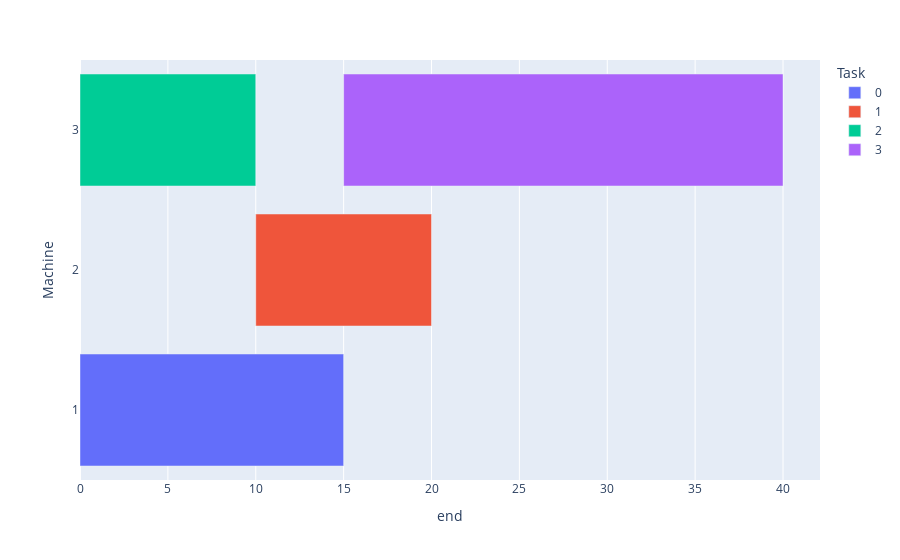

This figure's notebook cell:
### Code cell
bar(data_frame=test,base='start',x = 'end',y = 'Machine',color = "Task",orientation='h')

### Figure 1 — Plotly figure (JSON) as saved in the notebook; plotly's stock layout.template omitted (floating-point values rounded to 4 significant figures)
{"data": [{"alignmentgroup": "True", "base": [0], "hovertemplate": "Task=0<br>start=%{base}<br>end=%{x}<br>Machine=%{y}<extra></extra>", "legendgroup": "0", "marker": {"color": "#636efa", "pattern": {"shape": ""}}, "name": "0", "offsetgroup": "0", "orientation": "h", "showlegend": true, "textposition": "auto", "type": "bar", "x": [15], "xaxis": "x", "y": ["1"], "yaxis": "y"}, {"alignmentgroup": "True", "base": [10], "hovertemplate": "Task=1<br>start=%{base}<br>end=%{x}<br>Machine=%{y}<extra></extra>", "legendgroup": "1", "marker": {"color": "#EF553B", "pattern": {"shape": ""}}, "name": "1", "offsetgroup": "1", "orientation": "h", "showlegend": true, "textposition": "auto", "type": "bar", "x": [10], "xaxis": "x", "y": ["2"], "yaxis": "y"}, {"alignmentgroup": "True", "base": [0], "hovertemplate": "Task=2<br>start=%{base}<br>end=%{x}<br>Machine=%{y}<extra></extra>", "legendgroup": "2", "marker": {"color": "#00cc96", "pattern": {"shape": ""}}, "name": "2", "offsetgroup": "2", "orientation": "h", "showlegend": true, "textposition": "auto", "type": "bar", "x": [10], "xaxis": "x", "y": ["3"], "yaxis": "y"}, {"alignmentgroup": "True", "base": [15], "hovertemplate": "Task=3<br>start=%{base}<br>end=%{x}<br>Machine=%{y}<extra></extra>", "legendgroup": "3", "marker": {"color": "#ab63fa", "pattern": {"shape": ""}}, "name": "3", "offsetgroup": "3", "orientation": "h", "showlegend": true, "textposition": "auto", "type": "bar", "x": [25], "xaxis": "x", "y": ["3"], "yaxis": "y"}], "layout": {"barmode": "relative", "legend": {"title": {"text": "Task"}, "tracegroupgap": 0}, "margin": {"t": 60}, "xaxis": {"anchor": "y", "domain": [0, 1], "title": {"text": "end"}}, "yaxis": {"anchor": "x", "domain": [0, 1], "title": {"text": "Machine"}}}}
